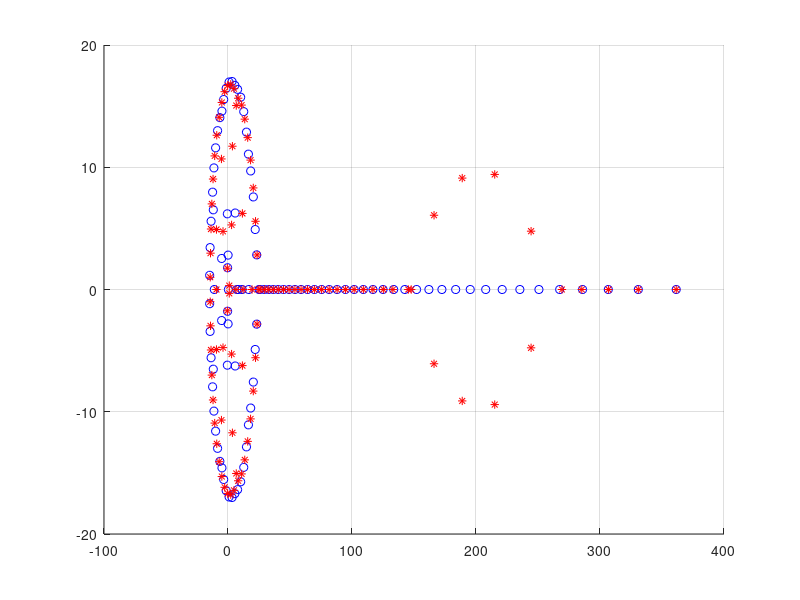
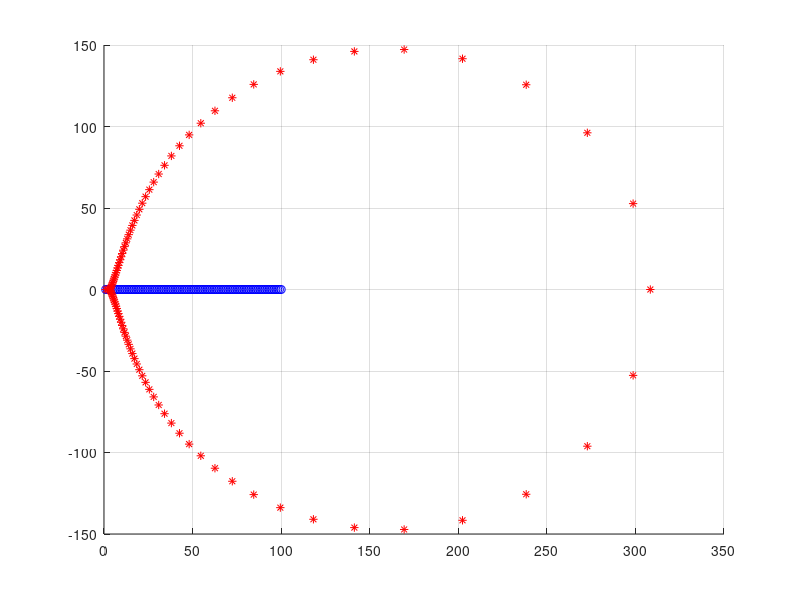

Write MATLAB code to recreate these figures, in order.
clear
close all
clc

n=100;
p=n:-1:1;

A1_1=ones(n,1)*p;
A1_2=A1_1-diag(ones(n-1,1),-1);
A1=triu(A1_2,-1);
A2=triu(A1_2)+triu(A1,1);

[S1]=eig(A1);
A1pert=A1;
A1pert(end,:)=A1pert(end,:)+1e-10;
S1pert=eig(A1pert);

figure
hold on
grid on %visualizza griglia sullo schermo
plot(real(S1),imag(S1),'bo') %real prende i valori reali e imag quelli immaginari del vettore S1
plot(real(S1pert),imag(S1pert),'r*')

[S2]=eig(A2);
A2pert=A2;
A2pert(end,:)=A2pert(end,:)+1e-10;
S2pert=eig(A2pert);

figure
hold on
grid on
plot(real(S2),imag(S2),'bo')
plot(real(S2pert),imag(S2pert),'r*')